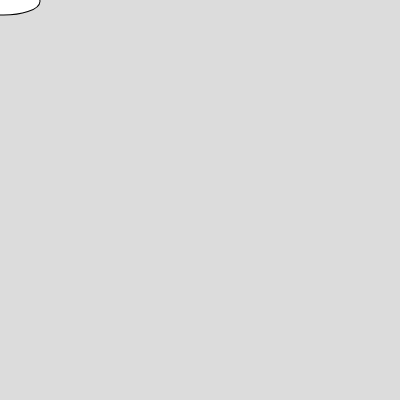
Frame 1 (no input)
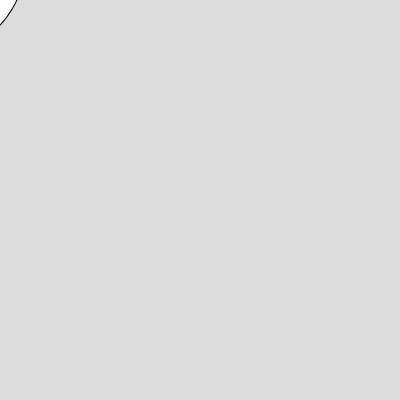
Frame 60 (no input)
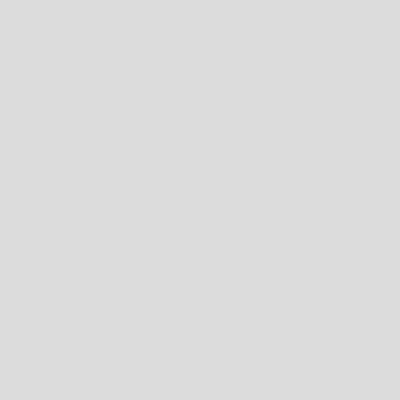
Frame 120 (the mouse pressed at the canvas centre since frame 60)

The p5.js sketch that drew these frames (run headless with seeded random() and noise() and a simulated clock; from frame 60 on, the mouse is pressed at the canvas centre):

// p5.js sketch
// ── sketch.js
let angle = 0;
let angleVel = 2;

function setup() {
  createCanvas(400, 400);
}

function draw() {
  background(220);

  angle += angleVel;

  // WRONG!
  // this will rotate the ellipse
  // around the origin (0, 0)

  rotate(radians(angle));
  ellipse(mouseX, mouseY, 80, 30);
}
